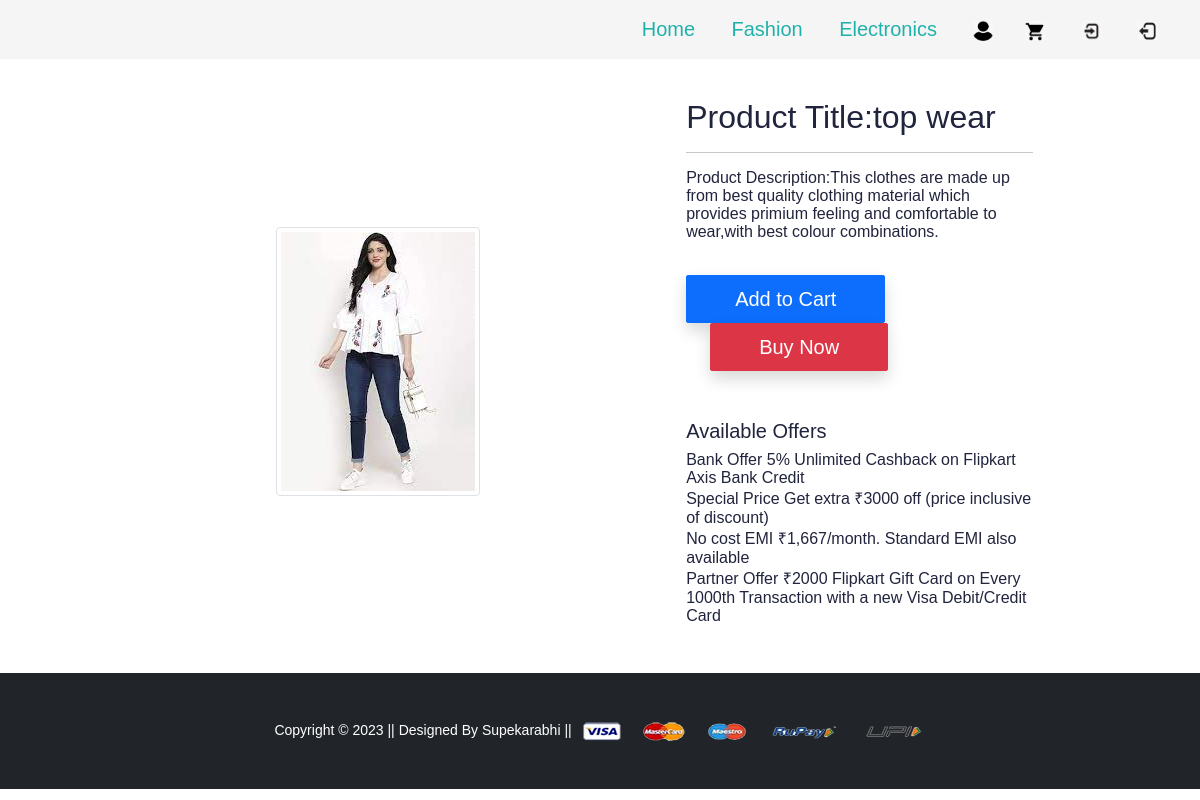
Before: /product-detail/10 with the older database file.
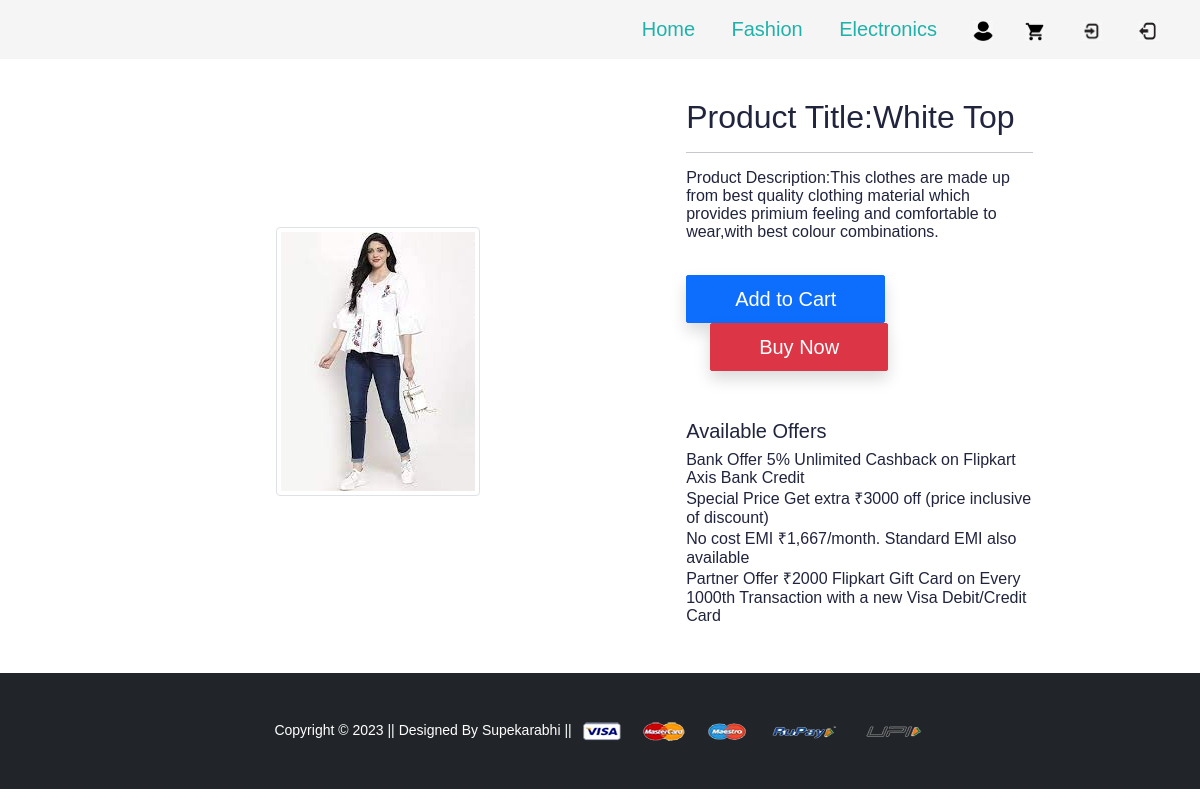
After: the same page with the newer database file.
### app/models.py (models this page shows, shortened)
class Product(models.Model):
    title=models.CharField(max_length=100)
    selling_price=models.FloatField()
    discounted_price=models.FloatField()
    description=models.TextField()
    brand=models.CharField(max_length=100)
    category=models.CharField(choices=CATEGORY_CHOICES,max_length=2)
    product_image=models.ImageField(upload_to='productimg')

### app/views.py (the view)
# urls.py: path('product-detail/<int:pk>', views.ProductDetailView.as_view(), name='product-detail'),
class ProductDetailView(View):
 def get(self,request,pk):
  product=Product.objects.get(pk=pk)
  item_already_in_cart=False
  if request.user.is_authenticated:
    item_already_in_cart=Cart.objects.filter(Q(product=product.id) & Q(user=request.user)).exists()
  return render(request,'app/productdetail.html',{'product':product,'item_already_in_cart':item_already_in_cart})

### app/templates/app/productdetail.html (shortened to what this page needs)
{% extends 'app/base.html' %}
{% load static %}
{% block main-content %}
<div class="container my-5">
 <div class=" single_catagory_area row">
  <div class="col-sm-6 text-center align-self-center">
   <img src="{{product.product_image.url}}" alt="" class="img-fluid img-thumbnail">
  </div>
  <div class="col-sm-5 offset-sm-1">
   <h2>Product Title:{{product.title}}</h2>
   <hr>
   <p>Product Description:{{product.description}}</p> <br>
  {% if not request.user.is_authenticated %}
  <form action ="/add-to-cart" class=="d-inline">
    <button type="submit" class="btn btn-primary shadow px-5 py-2">Add to Cart</button>
  </form>
   {% endif %}
   <a href="{% url 'checkout' %}" class="btn btn-danger shadow px-5 py-2 ms-4">Buy Now</a>
   <h5 class="mt-5">Available Offers</h5>
   <ul>
    <li>Bank Offer 5% Unlimited Cashback on Flipkart Axis Bank Credit</li>
    <li>Special Price Get extra ₹3000 off (price inclusive of discount)</li>
    <li>No cost EMI ₹1,667/month. Standard EMI also available</li>
    <li>Partner Offer ₹2000 Flipkart Gift Card on Every 1000th Transaction with a new Visa Debit/Credit Card</li>
   </ul>
  </div>
 </div>
</div>
{% endblock main-content %}

Changed rows visible on the page:
changed Product: title "top wear" → "White Top"
